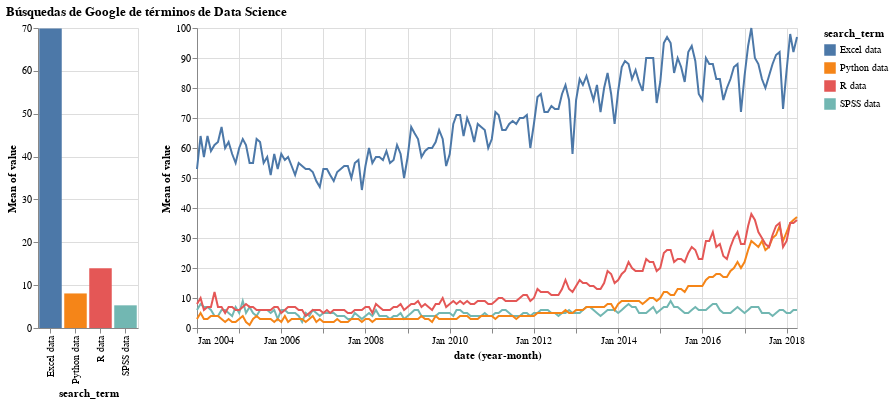

Notebook code for this chart:
### Code cell
select_time = alt.selection(type="interval",encodings=["x"])

comp_trends = alt.Chart(trends).mark_bar().encode(
    x='search_term',
    y='mean(value)',
    color='search_term'
).properties(
    width=100
).transform_filter(
    select_time
)

trends_line = alt.Chart(trends).mark_line().encode(
    x="yearmonth(date):T",
    y='mean(value)',
    color="search_term"
).properties(
    width=600,
    selection=select_time
)

(comp_trends|trends_line).properties(
    title="Búsquedas de Google de términos de Data Science"
)

### Figure 1 — Vega-Lite specification as saved in the notebook (floating-point values rounded to 4 significant figures; data arrays with more than 128 entries replaced by an {"elided": "..."} marker saying what was removed)
{"config": {"view": {"continuousWidth": 400, "continuousHeight": 300}}, "hconcat": [{"mark": "bar", "encoding": {"color": {"type": "nominal", "field": "search_term"}, "x": {"type": "nominal", "field": "search_term"}, "y": {"type": "quantitative", "aggregate": "mean", "field": "value"}}, "transform": [{"filter": {"selection": "selector027"}}], "width": 100}, {"mark": "line", "encoding": {"color": {"type": "nominal", "field": "search_term"}, "x": {"type": "temporal", "field": "date", "timeUnit": "yearmonth"}, "y": {"type": "quantitative", "aggregate": "mean", "field": "value"}}, "selection": {"selector027": {"type": "interval", "encodings": ["x"]}}, "width": 600}], "data": {"name": "data-e98c37ccd35f211240bd82ee68b1da10"}, "title": "Búsquedas de Google de términos de Data Science", "$schema": "https://vega.github.io/schema/vega-lite/v4.8.1.json", "datasets": {"data-e98c37ccd35f211240bd82ee68b1da10": {"elided": "688 records"}}}
